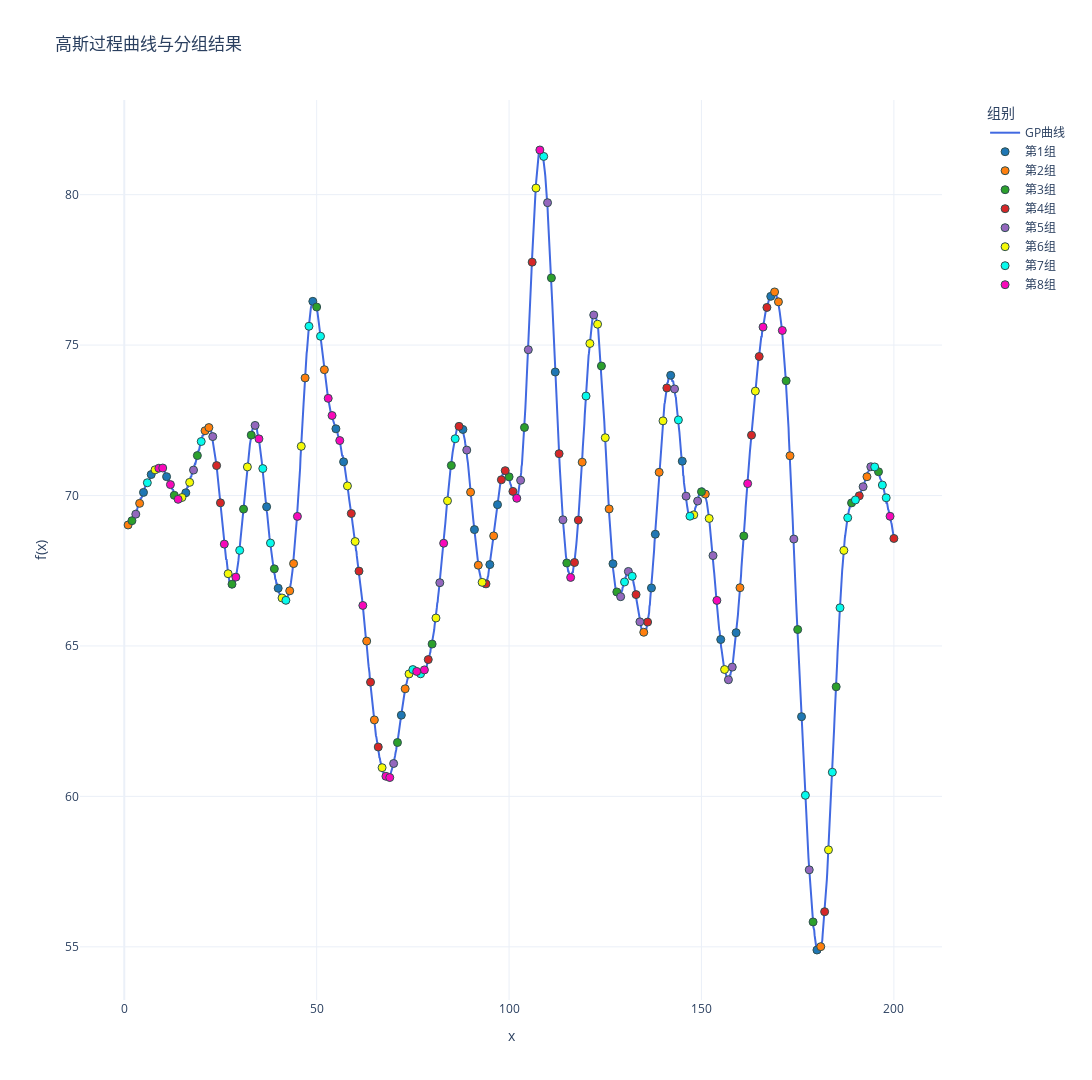

The notebook cell saved with this chart:
### Code cell
import numpy as np
import plotly.graph_objects as go
from sklearn.gaussian_process import GaussianProcessRegressor
from sklearn.gaussian_process.kernels import RBF, ConstantKernel,WhiteKernel

import sys
import os
# 使用当前工作目录
project_root = os.path.dirname(os.getcwd())  # 获取当前目录的父目录
sys.path.insert(0, project_root)
from util.methods import assign_variances

seed = 42
# 定义核函数
kernel = ConstantKernel(25.0) * RBF(length_scale=4.0) + WhiteKernel(1e-3)
gp = GaussianProcessRegressor(kernel=kernel)

x_dense = np.linspace(1, 200, 2000).reshape(-1, 1)

y_dense = gp.sample_y(x_dense, n_samples=1, random_state=seed).flatten() + 70

# 提取整数点对应的y值
integer_points = np.arange(1, 201)
y_integers = y_dense[np.linspace(0, 1999, 200, dtype=int)]

# 计算整数点的协方差矩阵
cov_matrix = kernel(integer_points.reshape(-1,1))

# 计算相关性矩阵
std_dev = np.sqrt(np.diag(cov_matrix))  
corr_matrix = cov_matrix / np.outer(std_dev, std_dev)  

np.savetxt('Sigma1.txt', cov_matrix, 
           fmt='%.6f',
           header=f'高斯过程协方差矩阵(1-50整数点)\n核函数: {kernel}')

np.savetxt('correlation_matrix.txt', corr_matrix,
           fmt='%.6f',
           header=f'高斯过程相关性矩阵(1-50整数点)\n核函数: {kernel}')

np.savetxt('mu.txt', 
           y_integers,
           fmt='%.6f',
           header='真实均值')

# 创建蛇形分配的分组标签
sorted_indices = np.argsort(y_integers)  # 获取y值从小到大的索引
positions = np.arange(200)
round_num = positions // 8  # 每5个点改变一次方向
pos_in_round = positions % 8

# 蛇形分配逻辑：正向(0,1,2,3,4)和反向(4,3,2,1,0)交替
group_assignments = np.where(
    round_num % 2 == 0,
    pos_in_round,       # 正向分配：0,1,2,3,4,5,6,7
    7 - pos_in_round    # 反向分配：7,6,5,4,3,2,1,0
)

group_labels = np.zeros(200, dtype=int)
group_labels[sorted_indices] = group_assignments
group_names = [f"第{i+1}组" for i in range(8)]  # 组别名称

# 创建分组标签 (5组，蛇形分配)
group_labels = np.zeros(200, dtype=int)
for i in range(200):
    round_num = i // 8  # 每5个点一轮
    pos_in_round = i % 8
    
    if round_num % 2 == 0:  # 偶数轮：正向分配
        group = pos_in_round
    else:  # 奇数轮：反向分配
        group = 7 - pos_in_round
    
    group_labels[sorted_indices[i]] = group

group_names = [f"第{i+1}组" for i in range(8)]  # 组别名称

fig = go.Figure()

fig.add_trace(go.Scatter(
    x=x_dense.flatten(), 
    y=y_dense,
    mode='lines',
    name='GP曲线',
    line=dict(color='royalblue', width=2)
))

colors = ['#1f77b4', '#ff7f0e', '#2ca02c', '#d62728', '#9467bd', '#f5fa07', '#07faec', '#f808b9']  # 8种不同颜色
for group in range(8):
    mask = (group_labels == group)
    fig.add_trace(go.Scatter(
        x=integer_points[mask],
        y=y_integers[mask],
        mode='markers',
        name=group_names[group],
        marker=dict(
            color=colors[group],
            size=8,
            line=dict(width=1, color='DarkSlateGrey')
    )))

fig.update_layout(
    title='高斯过程曲线与分组结果',
    xaxis_title='x',
    yaxis_title='f(x)',
    template='plotly_white',
    height=1080,
    width=1920,
    legend=dict(
        title='组别',
        x=1.05,
        y=1,
        xanchor='left',
        yanchor='top',
        bgcolor='rgba(255,255,255,0.8)'
    ),
    margin=dict(r=150) 
)

fig.show()

### Figure 1 — Plotly figure (JSON) as saved in the notebook; plotly's stock layout.template omitted (floating-point values rounded to 4 significant figures; data arrays with more than 128 entries replaced by an {"elided": "..."} marker saying what was removed)
{"data": [{"line": {"color": "royalblue", "width": 2}, "mode": "lines", "name": "GP曲线", "type": "scatter", "x": {"elided": "2000 float values"}, "y": {"elided": "2000 float values"}}, {"marker": {"color": "#1f77b4", "line": {"color": "DarkSlateGrey", "width": 1}, "size": 8}, "mode": "markers", "name": "第1组", "type": "scatter", "x": [5, 7, 11, 16, 37, 40, 49, 55, 57, 72, 88, 91, 95, 97, 112, 127, 137, 138, 142, 145, 155, 159, 168, 176, 180], "y": [70.1, 70.7, 70.63, 70.09, 69.63, 66.92, 76.45, 72.22, 71.12, 62.7, 72.2, 68.87, 67.7, 69.7, 74.11, 67.73, 66.93, 68.71, 73.99, 71.14, 65.21, 65.44, 76.62, 62.65, 54.89]}, {"marker": {"color": "#ff7f0e", "line": {"color": "DarkSlateGrey", "width": 1}, "size": 8}, "mode": "markers", "name": "第2组", "type": "scatter", "x": [1, 4, 21, 22, 43, 44, 47, 52, 63, 65, 73, 90, 92, 96, 119, 126, 135, 139, 151, 160, 169, 170, 173, 181, 193], "y": [69.02, 69.74, 72.15, 72.26, 66.83, 67.74, 73.91, 74.18, 65.16, 62.54, 63.58, 70.11, 67.68, 68.66, 71.11, 69.56, 65.46, 70.77, 70.05, 66.94, 76.77, 76.44, 71.32, 55.01, 70.62]}, {"marker": {"color": "#2ca02c", "line": {"color": "DarkSlateGrey", "width": 1}, "size": 8}, "mode": "markers", "name": "第3组", "type": "scatter", "x": [2, 13, 19, 28, 31, 33, 39, 50, 71, 80, 85, 100, 104, 111, 115, 124, 128, 150, 161, 172, 175, 179, 185, 189, 196], "y": [69.16, 70.01, 71.33, 67.05, 69.55, 72.01, 67.56, 76.27, 61.79, 65.06, 71.0, 70.62, 72.26, 77.23, 67.76, 74.3, 66.79, 70.13, 68.66, 73.81, 65.55, 55.83, 63.64, 69.76, 70.79]}, {"marker": {"color": "#d62728", "line": {"color": "DarkSlateGrey", "width": 1}, "size": 8}, "mode": "markers", "name": "第4组", "type": "scatter", "x": [24, 25, 59, 61, 64, 66, 79, 87, 94, 98, 99, 101, 106, 113, 117, 118, 133, 136, 141, 163, 165, 167, 182, 191, 200], "y": [70.99, 69.76, 69.4, 67.49, 63.8, 61.64, 64.55, 72.3, 67.06, 70.52, 70.83, 70.14, 77.76, 71.39, 67.77, 69.18, 66.71, 65.79, 73.58, 72.01, 74.62, 76.25, 56.17, 69.99, 68.57]}, {"marker": {"color": "#9467bd", "line": {"color": "DarkSlateGrey", "width": 1}, "size": 8}, "mode": "markers", "name": "第5组", "type": "scatter", "x": [3, 18, 23, 34, 70, 82, 89, 103, 105, 110, 114, 122, 129, 131, 134, 143, 146, 149, 153, 157, 158, 174, 178, 192, 194], "y": [69.38, 70.85, 71.96, 72.33, 61.09, 67.1, 71.51, 70.51, 74.85, 79.73, 69.19, 76.0, 66.64, 67.48, 65.8, 73.54, 69.98, 69.82, 68.0, 63.88, 64.3, 68.55, 57.56, 70.29, 70.96]}, {"marker": {"color": "#f5fa07", "line": {"color": "DarkSlateGrey", "width": 1}, "size": 8}, "mode": "markers", "name": "第6组", "type": "scatter", "x": [8, 15, 17, 27, 32, 41, 46, 58, 60, 67, 74, 81, 84, 93, 107, 121, 123, 125, 140, 148, 152, 156, 164, 183, 187], "y": [70.85, 69.93, 70.44, 67.4, 70.95, 66.6, 71.64, 70.32, 68.47, 60.95, 64.07, 65.93, 69.83, 67.11, 80.22, 75.05, 75.69, 71.92, 72.48, 69.36, 69.24, 64.22, 73.47, 58.22, 68.18]}, {"marker": {"color": "#07faec", "line": {"color": "DarkSlateGrey", "width": 1}, "size": 8}, "mode": "markers", "name": "第7组", "type": "scatter", "x": [6, 20, 30, 36, 38, 42, 48, 51, 75, 77, 86, 109, 120, 130, 132, 144, 147, 177, 184, 186, 188, 190, 195, 197, 198], "y": [70.42, 71.8, 68.18, 70.9, 68.42, 66.52, 75.63, 75.29, 64.22, 64.07, 71.89, 81.27, 73.31, 67.13, 67.32, 72.51, 69.31, 60.04, 60.8, 66.27, 69.26, 69.85, 70.95, 70.35, 69.92]}, {"marker": {"color": "#f808b9", "line": {"color": "DarkSlateGrey", "width": 1}, "size": 8}, "mode": "markers", "name": "第8组", "type": "scatter", "x": [9, 10, 12, 14, 26, 29, 35, 45, 53, 54, 56, 62, 68, 69, 76, 78, 83, 102, 108, 116, 154, 162, 166, 171, 199], "y": [70.91, 70.91, 70.36, 69.87, 68.38, 67.29, 71.88, 69.31, 73.23, 72.66, 71.83, 66.35, 60.67, 60.63, 64.15, 64.2, 68.41, 69.91, 81.48, 67.28, 66.51, 70.4, 75.6, 75.49, 69.31]}], "layout": {"height": 1080, "legend": {"bgcolor": "rgba(255,255,255,0.8)", "title": {"text": "组别"}, "x": 1.05, "xanchor": "left", "y": 1, "yanchor": "top"}, "margin": {"r": 150}, "title": {"text": "高斯过程曲线与分组结果"}, "width": 1920, "xaxis": {"title": {"text": "x"}}, "yaxis": {"title": {"text": "f(x)"}}}}
